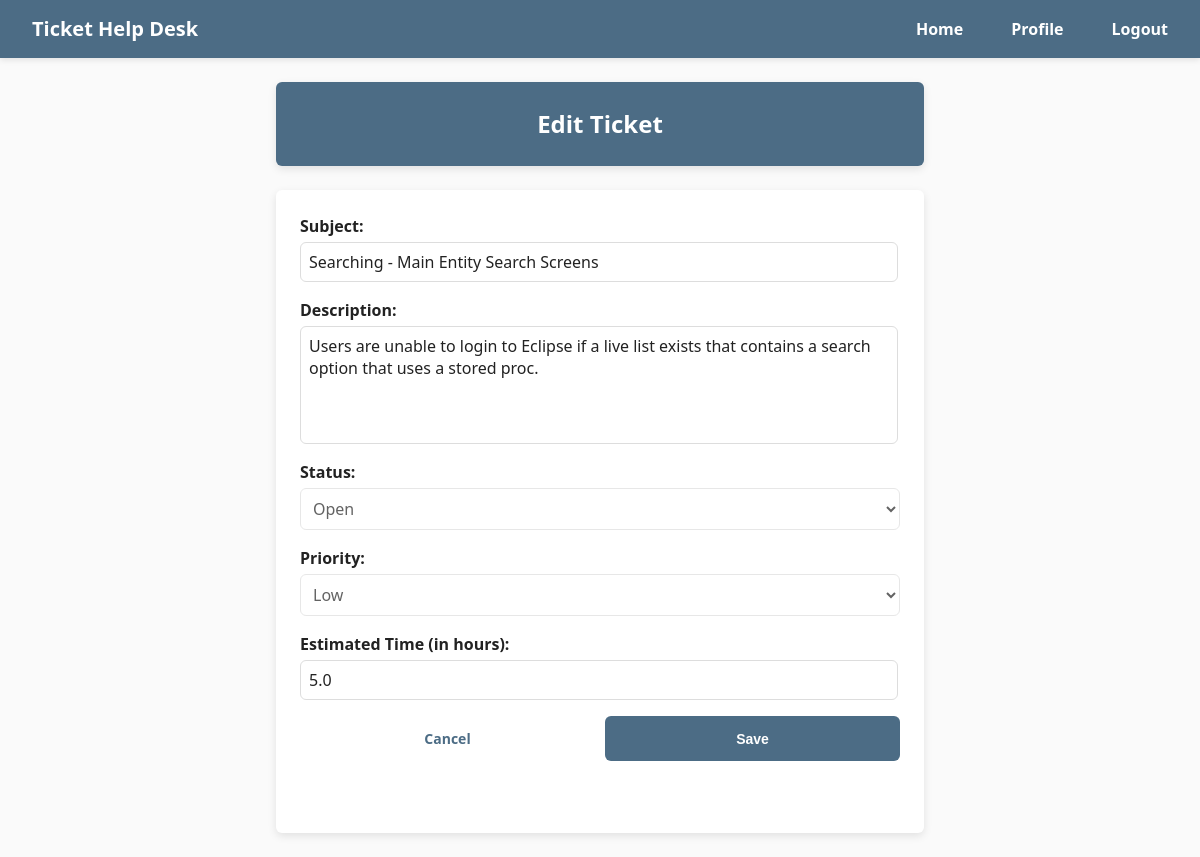
The app's page /edit_ticket/10 (signed in) with its own data.
### HelpDeskTicketingSystem/models/TicketModel.py (models this page shows)
class Ticket(db.Model):
    id = db.Column(db.Integer, primary_key=True)
    subject = db.Column(db.String(100), nullable=False)
    description = db.Column(db.Text, nullable=False)
    status = db.Column(db.String(20), nullable=False)
    priority = db.Column(db.String(20), nullable=False)
    estimated_time = db.Column(db.Float, nullable=False)
    date_created = db.Column(db.DateTime(timezone=True), default=func.current_timestamp())
    date_updated = db.Column(db.DateTime(timezone=True), default=func.current_timestamp(), onupdate=func.current_timestamp())
    user_id = db.Column(db.Integer, db.ForeignKey('user.id'))
    user = relationship('User', backref='tickets')

### HelpDeskTicketingSystem/views/tickets.py (the view, shortened to what this page needs)
@tickets_bp.route('/edit_ticket/<int:ticket_id>', methods=['GET', 'POST'])
@login_required
def edit_ticket(ticket_id):
    ticket = Ticket.query.filter_by(id=ticket_id).first()
    if not ticket:
        flash('Ticket not found.', category='error')
        return redirect(url_for('home.home'))
    if ticket.user_id != current_user.id and current_user.account_type != 'Administrator':
        flash('You do not have permission to edit this ticket.', category='error')
        return redirect(url_for('home.home'))
    return render_template('edit_ticket.html', ticket=ticket)

### HelpDeskTicketingSystem/__init__.py (called while the page is built)
def create_app(config_class=None):
    app = Flask(__name__)
    if config_class:
        app.config.from_object(config_class)
    else:
        app.config.from_object(Config)
    db.init_app(app)
    login_manager.init_app(app)
    login_manager.login_view = 'auth.login'
    from .views.home import home_bp
    from .views.auth import auth_bp
    from .views.users import users_bp
    from .views.tickets import tickets_bp
    app.register_blueprint(home_bp, url_prefix='/')
    app.register_blueprint(auth_bp, url_prefix='/')
    app.register_blueprint(tickets_bp, url_prefix='/')
    app.register_blueprint(users_bp, url_prefix='/')
    create_database(app)
    from .models import User
    @login_manager.user_loader
    def load_user(user_id):
        return User.query.get(int(user_id))
    return app

### HelpDeskTicketingSystem/templates/edit_ticket.html (shortened to what this page needs)
{% extends "base.html" %}
{% block content %}
  <h2>Edit Ticket</h2>
  <form method="POST" id="editTicketForm" class="form">
    <label for="subject">Subject:</label>
    <input type="text" id="subject" name="subject" value="{{ ticket.subject | default('') }}" />
    <label for="description">Description:</label>
    <textarea id="description" name="description">{{ ticket.description | default('') }}</textarea>
    {% if current_user.account_type == 'Administrator' %}
      <label for="status">Status:</label>
      <select id="status" name="status">
        <option value="Open" {% if status == 'Open' %}selected{% endif %}>Open</option>
        <option value="In Progress" {% if status == 'In Progress' %}selected{% endif %}>In Progress</option>
        <option value="Closed" {% if status == 'Closed' %}selected{% endif %}>Closed</option>
      </select>
      <label for="priority">Priority:</label>
      <select id="priority" name="priority">
        <option value="Low" {% if priority == 'Low' %}selected{% endif %}>Low</option>
        <option value="Normal" {% if priority == 'Normal' %}selected{% endif %}>Normal</option>
        <option value="High" {% if priority == 'High' %}selected{% endif %}>High</option>
      </select>
    {% else %}
      <label for="status">Status:</label>
      <select id="status" disabled>
        <option value="{{ status }}" selected>{{ ticket.status }}</option>
      </select>
      <label for="priority">Priority:</label>
      <select id="priority" disabled>
        <option value="{{ priority }}" selected>{{ ticket.priority }}</option>
      </select>
    {% endif %}
    <label for="estimated_time">Estimated Time (in hours):</label>
    <input type="number" id="estimated_time" name="estimated_time" value="{{ ticket.estimated_time }}" step="0.5"
           {% if current_user.account_type != 'Administrator' %}readonly{% endif %}>
    <div class="btn-group">
      <a href="{{ url_for('tickets.ticket_details', ticket_id=ticket.id) }}" class="btn btn-group btn-secondary">Cancel</a>
      <button type="submit" form="editTicketForm" class="btn btn-group btn-primary">Save</button>
    </div>
  </form>
{% endblock %}

### HelpDeskTicketingSystem/static/main.css (style rules this page uses)
body { margin: 0; padding: 0; font-family: "Segoe UI", sans-serif; font-size: 16px; line-height: 1.5; color: #222; background-color: #fafafa; }
h2 { background: #fff; padding: 24px; border-radius: 6px; box-shadow: 0 3px 8px rgba(0, 0, 0, 0.1); max-width: 600px; margin: 0 auto; text-align: center; margin-bottom: 24px; background-color: #4C6C85; color: #fff; }
a { color: #4C6C85; text-decoration: none; }
.form { background: #fff; padding: 24px; border-radius: 6px; box-shadow: 0 3px 8px rgba(0, 0, 0, 0.1); max-width: 600px; margin: auto; }
.form label { display: block; margin-bottom: 0.25rem; font-weight: 600; }
.form input, .form select, .form textarea { flex: 1; display: flex; padding: 8px; margin-bottom: 16px; font-family: "Segoe UI", sans-serif; font-size: 16px; color: #222; background: #fff; border: 1px solid #ddd; border-radius: 6px; }
.form input, .form textarea { width: 580px; }
.form select { width: 600px; }
.form textarea { min-height: 100px; resize: none; }
.btn-group { max-width: 600px; align-content: end; margin: 0 auto 24px; display: flex; gap: 10px; }
.btn-group .btn, .btn-group a.btn, .btn-group button.btn { flex: 1; display: flex; align-items: center; justify-content: center; text-align: center; width: 100%; padding: 12px; font-size: 14px; font-weight: 700; border: none; border-radius: 6px; cursor: pointer; text-decoration: none; }
.btn-group.btn-primary { background-color: #4C6C85; color: #fff; }
.btn-group.btn-secondary { background-color: #fff; color: #4C6C85; }

### records on screen
Ticket: subject "Searching - Main Entity Search Screens", description "Users are unable to login to Eclipse if a live list exists that contains a search option that uses a stored proc.", status "Open", priority "Low", estimated_time "5.0"
